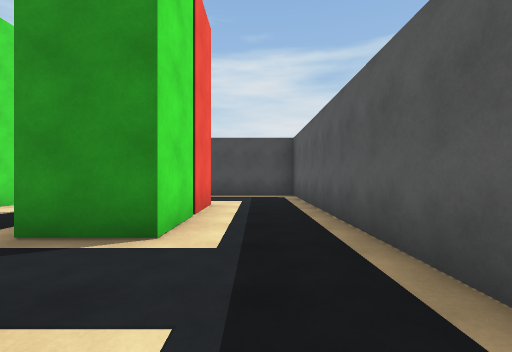
View 1 (above)

24 first-person views from a walk through a Unity game level. The camera is 1.3 m above the floor, looks level and sees 90° across. The floor is counted in squares, 2 m on a side. Each view is taken from the middle of a square. On the plan, view 1 faces up. The plan holds only what a view shows up to about 9 squares ahead; the rest is blank. The player is left out. Some animated figures are left out.

View 2
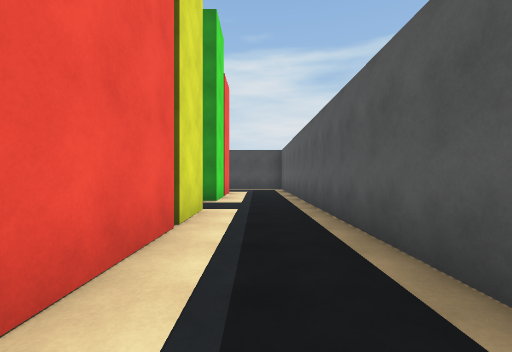

View 3
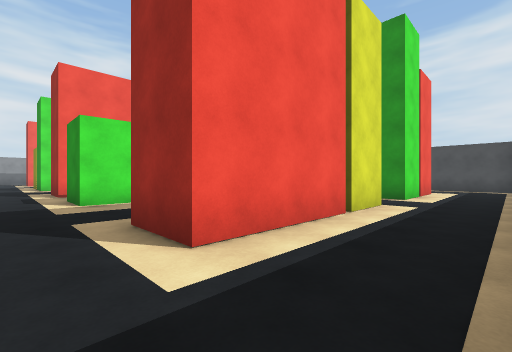

View 4
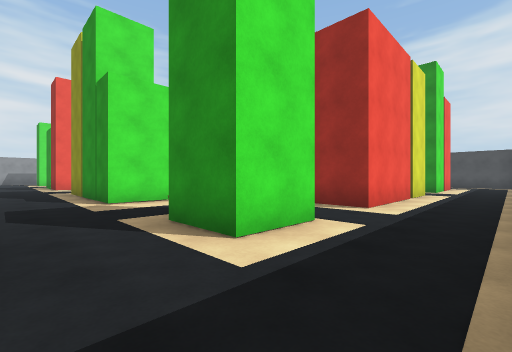

View 5
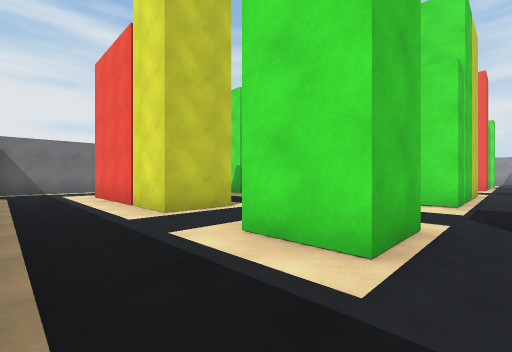

View 6
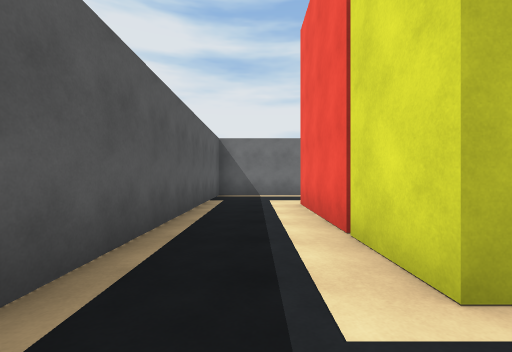

View 7
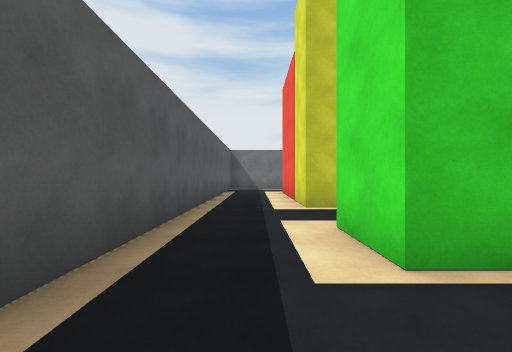

View 8
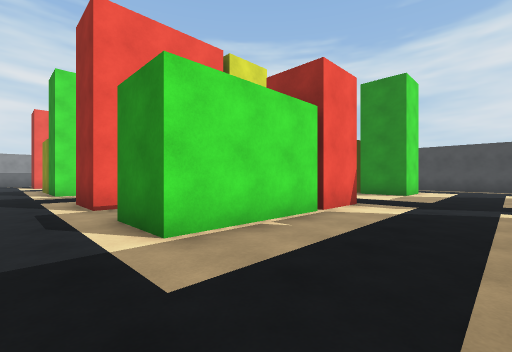

View 9
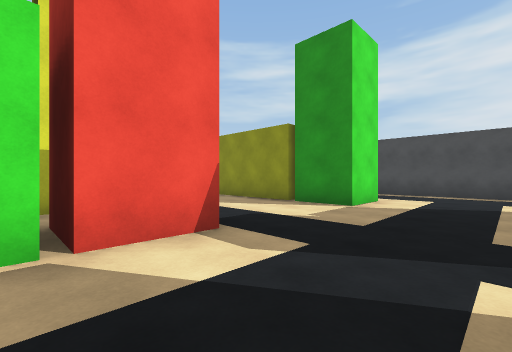

View 10
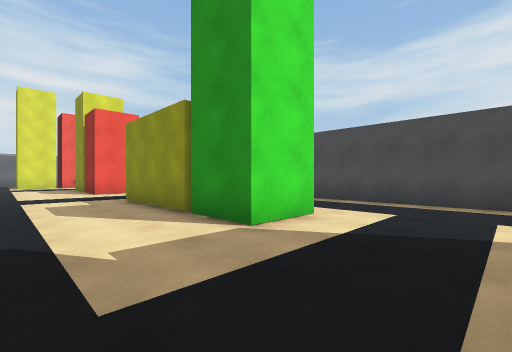

View 11
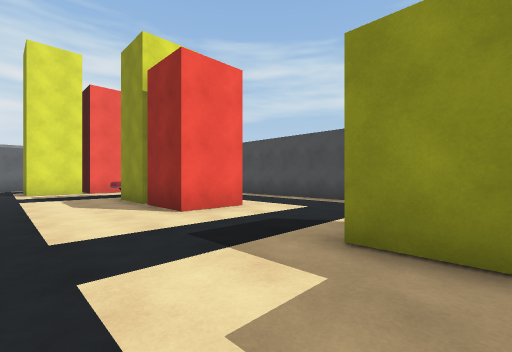

View 12
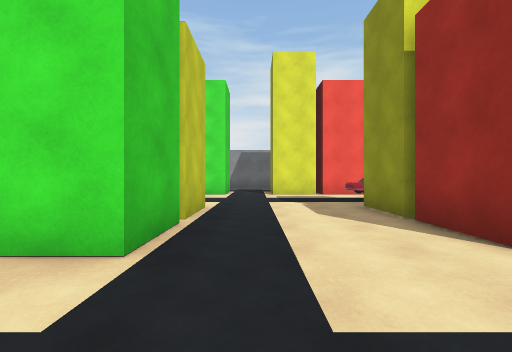

View 13
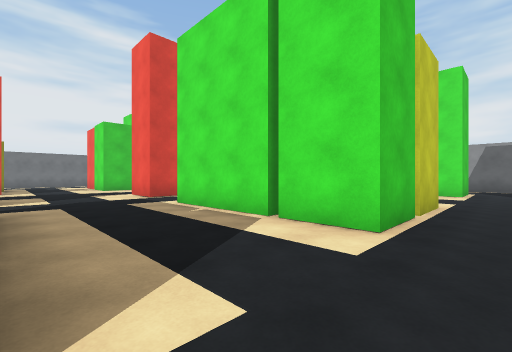

View 14
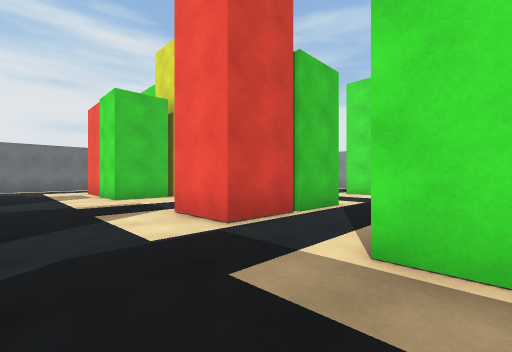

View 15
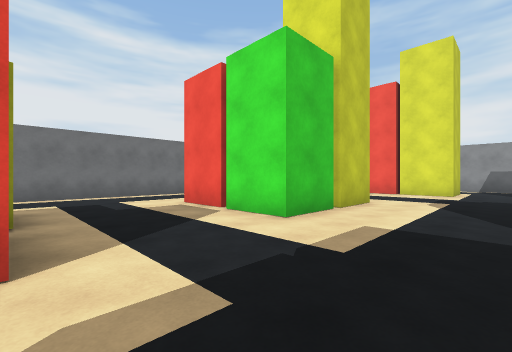

View 16
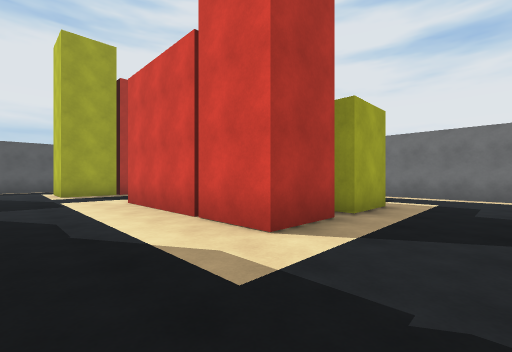

View 17
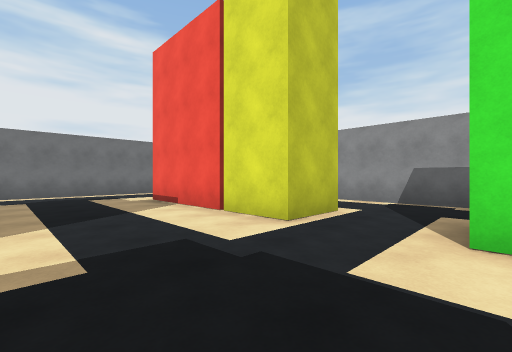

View 18
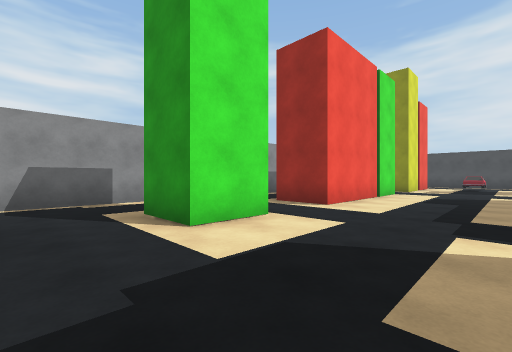

View 19
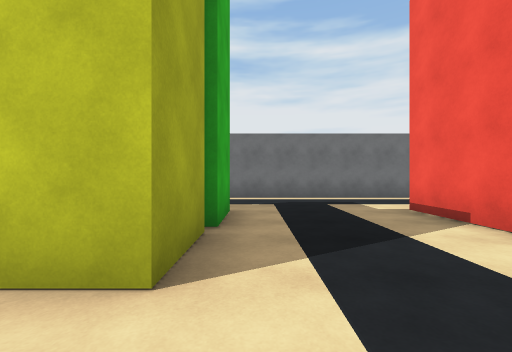

View 20
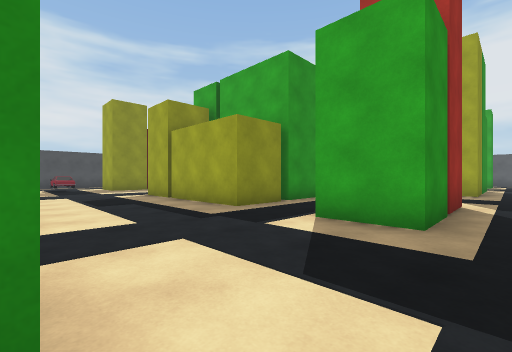

View 21
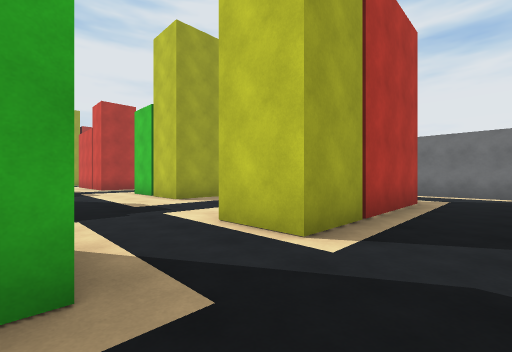

View 22
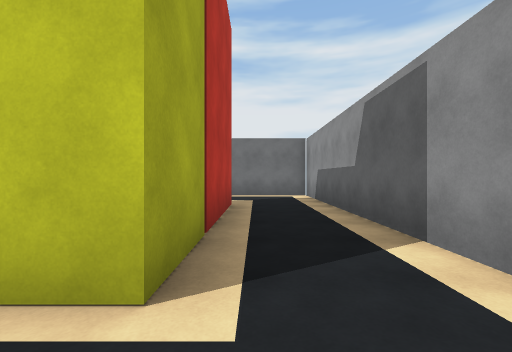

View 23
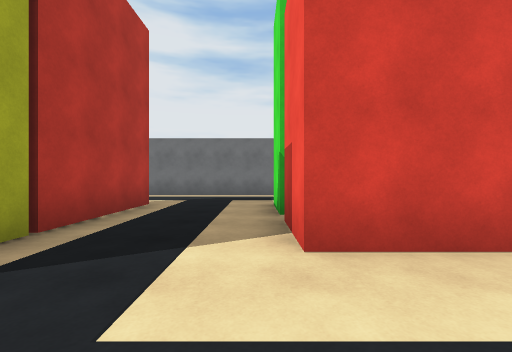

View 24
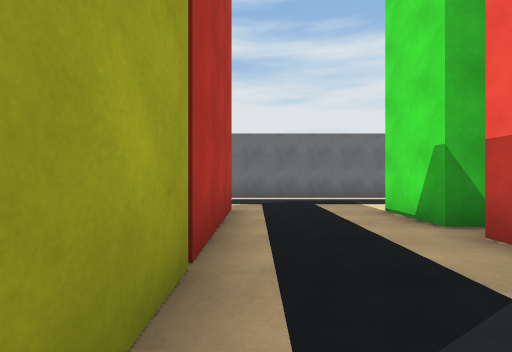

### Floor plan
Points are (right, up) in squares from view 1. A wall is a line through its corners. A room is listed if a view was taken in it or the views show most of it. See-through windows are left out.
Room 1 (views 1, 2, 3, 5, 7)
walls: (-1, 1) (-1, -0.6); (-1, -0.8) (-1, -3.8); (-1, 5.8) (-1, 2.7); (1.3, -2.8) (1.3, 8.6) (-0.6, 8.6)
ways out: opening at (0.5, -6.5) to room 2; opening at (-1.5, -4.5) to room 3; opening at (-1.5, 2) to room 3; opening at (-1.5, 7.5) to room 3
Room 2 (views 4, 6)
walls: (-1, -9.3) (-1, -13.9); (-1, -5.8) (-1, -7.3); (-0.4, -16.7) (1.3, -16.7) (1.3, -5.2)
ways out: opening at (0.5, -6.5) to room 1; opening at (-1.5, -15.5) to room 3; opening at (-1.5, -8.5) to room 3
Room 3 (views 8, 9, 10, 11, 12, 13, 14, 15, 16, 17, 18, 19, 23, 24)
walls: (-8.4, -3.4) (-8.4, -3.8) (-10, -3.8); (-9.5, -5.8) (-5.6, -5.8) (-5.6, -7.3) (-9.7, -7.3) (-9.7, -6.9); (-13.1, -0.8) (-13.1, -3.8) (-14.6, -3.8); (-14.9, -3.8) (-16.4, -3.8) (-16.4, -0.8); (-14.8, -5.8) (-13.2, -5.8) (-13.2, -7.3) (-14.8, -7.3); (-5.6, -0.8) (-5.6, -3.8) (-7.1, -3.8); (-14.9, -7.3) (-16.4, -7.3) (-16.4, -5.8) (-14.9, -5.8); (-5.6, 1) (-5.6, -0.6); (-14.6, 0.9) (-13.1, 0.9) (-13.1, -0.6); (-16.4, -0.6) (-16.4, 0.9) (-14.9, 0.9); (-2.6, -5.8) (-1, -5.8); (-10, -11.8) (-10, -10.2) (-5.4, -10.2) (-5.4, -11.8); (-14.8, -10.5) (-13.1, -10.5) (-13.1, -12); (-13.2, -12.1) (-13.2, -13.8); (-1, -3.8) (-2.6, -3.8); (-6, -12.3) (-5.4, -12.3) (-5.4, -13.8); (-1, -7.3) (-2.5, -7.3); (-15, 4.3) (-16.6, 4.3); (-10, -13.8) (-10, -12.2); (-19.9, -5.8) (-19.9, -7.3); (-2.6, -10.9) (-2.1, -10.9); (-16.4, -12) (-16.4, -10.5) (-14.9, -10.5); (-19.9, -0.8) (-19.9, -3.8); (-13.2, 5.9) (-13.2, 4.3) (-14.8, 4.3); (-5.4, 5.9) (-5.4, 4.3) (-10.1, 4.3); (-19.9, 0.9) (-19.9, -0.6); (-1, 2.7) (-2.6, 2.7); (-19.9, -9.3) (-19.9, -14); (-16.4, -13.8) (-16.4, -12.2); (-2.5, -13.9) (-2.5, -9.3) (-1, -9.3); (-12.1, 8.6) (-15.1, 8.6); (-19.9, 4.1) (-19.9, 2.7); (-7, -16.7) (-0.4, -16.7); (-14, -16.7) (-9.1, -16.7); (-19.9, 5.9) (-19.9, 4.2); (-3, 8.6) (-7.2, 8.6); (-0.6, 8.6) (-1.5, 8.6); (-19.6, -16.7) (-16.1, -16.7)
ways out: opening at (-1.5, -4.5) to room 1; opening at (-1.5, 2) to room 1; opening at (-1.5, 7.5) to room 1; opening at (-1.5, -15.5) to room 2; opening at (-1.5, -8.5) to room 2; opening at (-20.5, -15.5) to room 4; opening at (-20.5, -8.5) to room 4; opening at (-20.5, -4.5); opening at (-20.5, 2)
objects: car (-18, 5) to (-18, 6)
Room 4 (views 20, 21, 22)
walls: (-21.4, -14) (-21.4, -9.3) (-19.9, -9.3); (-19.9, -7.3) (-21.5, -7.3); (-23.8, -6.2) (-23.8, -16.7) (-19.6, -16.7)
ways out: opening at (-20.5, -15.5) to room 3; opening at (-20.5, -8.5) to room 3; opening at (-22.5, -6.5)

Where each view was taken, in squares from view 1:
view 1: 0 up, 0 right, facing up
view 2: 4 down, 0 right, facing up
view 3: 5 down, 1 right, facing up-left
view 4: 9 down, 1 right, facing up-left
view 5: 5 down, 1 right, facing down-left
view 6: 8 down, 0 right, facing down
view 7: 4 down, 0 right, facing down
view 8: 5 down, 3 left, facing up-left
view 9: 1 down, 3 left, facing up-left
view 10: 2 up, 3 left, facing up-left
view 11: 2 up, 9 left, facing up-left
view 12: 2 up, 11 left, facing left
view 13: 2 up, 10 left, facing down-left
view 14: 3 down, 11 left, facing down-left
view 15: 8 down, 10 left, facing down-left
view 16: 8 down, 12 left, facing down-right
view 17: 7 down, 17 left, facing down-left
view 18: 9 down, 17 left, facing up-left
view 19: 9 down, 17 left, facing down
view 20: 8 down, 20 left, facing up-right
view 21: 7 down, 23 left, facing down-right
view 22: 8 down, 22 left, facing down
view 23: 8 down, 5 left, facing down
view 24: 9 down, 3 left, facing down
